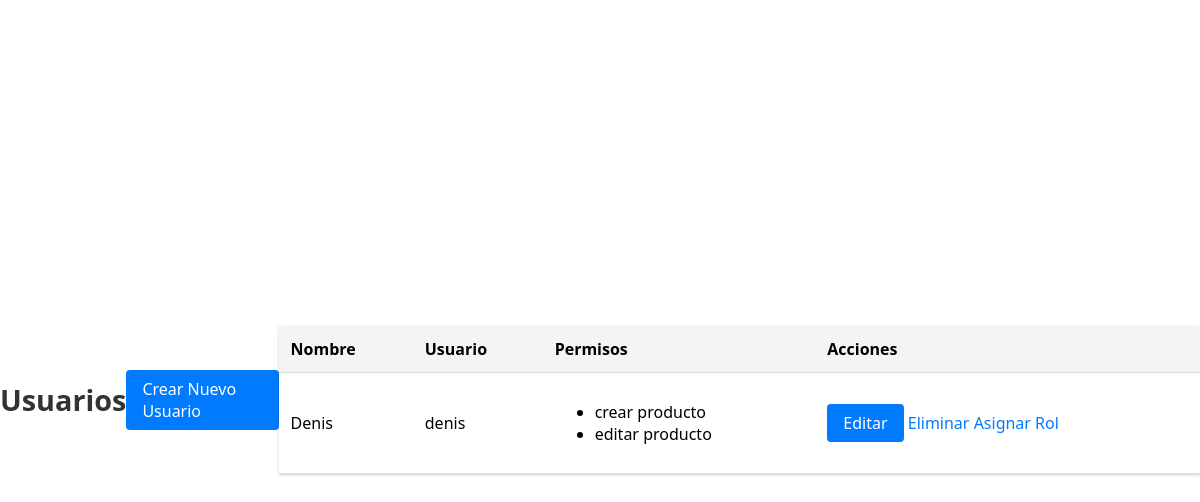
The app's page /usuarios/, older data.
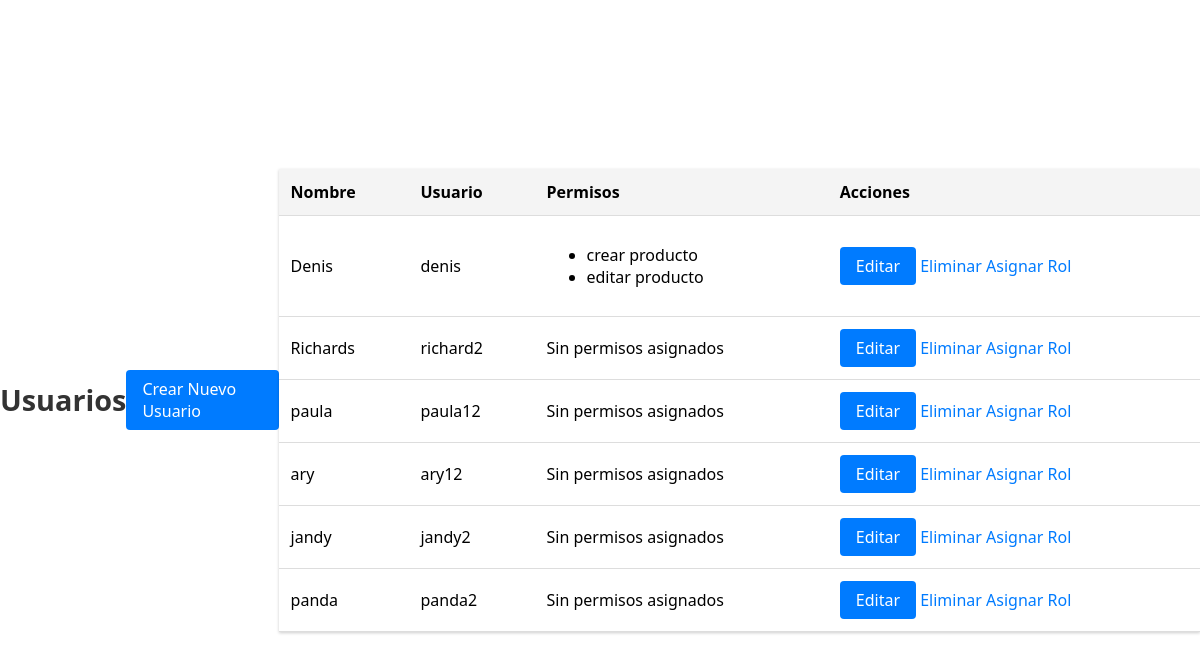
The same page, newer data.
### log/models.py (models this page shows, shortened)
class Usuario(models.Model):
    id = models.AutoField(primary_key=True, db_column='idUsuarios')
    nombre = models.CharField(max_length=45)
    user = models.CharField(max_length=45, unique=True)
    password = models.CharField(max_length=45)
    class Meta:
        db_table = 'Usuarios'
        verbose_name = 'Usuario'
        verbose_name_plural = 'Usuarios'

class Funcion(models.Model):
    id = models.AutoField(primary_key=True, db_column='idFunciones')
    descripcion = models.CharField(max_length=45)
    class Meta:
        db_table = 'Funciones'
        verbose_name = 'Función'
        verbose_name_plural = 'Funciones'

### log/views.py (the view)
# urls.py: path('usuarios/', views.lista_usuarios, name='lista_usuarios'),
def lista_usuarios(request):
    usuarios_con_permisos = []
    for usuario in Usuario.objects.all():
        permisos = Funcion.objects.filter(roles__usuariorol__usuario=usuario)
        usuarios_con_permisos.append({
            'usuario': usuario,
            'permisos': permisos
        })
        print(f"Usuario: {usuario.nombre} ({usuario.user}) - Permisos:")
        for permiso in permisos:
            print(f"  - {permiso.descripcion}")
    return render(request, 'log/usuarios/lista_usuarios.html', {'usuarios_con_permisos': usuarios_con_permisos})

### log/templates/log/usuarios/lista_usuarios.html (shortened to what this page needs)
{% load static %}
<!DOCTYPE html>
<html lang="es">
<head>
    <link rel="stylesheet" type="text/css" href="{% static 'log/styles.css' %}">
</head>
<body>
        <h1>Usuarios</h1>
        <a href="{% url 'crear_usuario' %}" class="btn-primary">Crear Nuevo Usuario</a>
    <table>
        <thead>
            <tr>
                <th>Nombre</th>
                <th>Usuario</th>
                <th>Permisos</th>
                <th>Acciones</th>
            </tr>
        </thead>
        <tbody>
            {% for item in usuarios_con_permisos %}
            <tr>
                <td>{{ item.usuario.nombre }}</td>
                <td>{{ item.usuario.user }}</td>
                <td>
                    {% if item.permisos %}
                        <ul>
                            {% for permiso in item.permisos %}
                                <li>{{ permiso.descripcion }}</li>
                            {% endfor %}
                        </ul>
                    {% else %}
                        Sin permisos asignados
                    {% endif %}
                </td>
                <td>
                    <a href="{% url 'editar_usuario' item.usuario.id %}" class="btn-primary">Editar</a>
                    <a href="{% url 'eliminar_usuario' item.usuario.id %}" class="btn-danger">Eliminar</a>
                    <a href="{% url 'asignar_rol_usuario' item.usuario.id %}" class="btn-secondary">Asignar Rol</a>
                </td>
            </tr>
            {% endfor %}
        </tbody>
    </table>
</body>
</html>

### log/static/log/styles.css (style rules this page uses)
body { background-repeat: no-repeat; background-attachment: fixed; background-size: cover; font-family: "Segoe UI", Tahoma, Geneva, Verdana, sans-serif; display: flex; justify-content: center; align-items: center; height: 100vh; margin: 0; }
h1 { text-align: center; font-size: 1.8rem; color: #333; margin-bottom: 20px; }
a { color: #007bff; text-decoration: none; }
table { width: 100%; border-collapse: collapse; margin: 20px 0; background-color: white; box-shadow: 0 1px 3px rgba(0, 0, 0, 0.2); }
th, td { padding: 12px; text-align: left; border-bottom: 1px solid #ddd; }
th { background-color: #f4f4f4; font-weight: bold; }
.btn-primary { background-color: #007bff; color: white; padding: 8px 16px; border-radius: 4px; text-decoration: none; display: inline-block; }

Row changes from the older to the newer data that the page shows:
added Usuario: usuario.nombre "Richards", usuario.user "richard2", shows "Sin permisos asignados"
added Usuario: usuario.nombre "paula", usuario.user "paula12", shows "Sin permisos asignados"
added Usuario: usuario.nombre "ary", usuario.user "ary12", shows "Sin permisos asignados"
added Usuario: usuario.nombre "jandy", usuario.user "jandy2", shows "Sin permisos asignados"
added Usuario: usuario.nombre "panda", usuario.user "panda2", shows "Sin permisos asignados"
